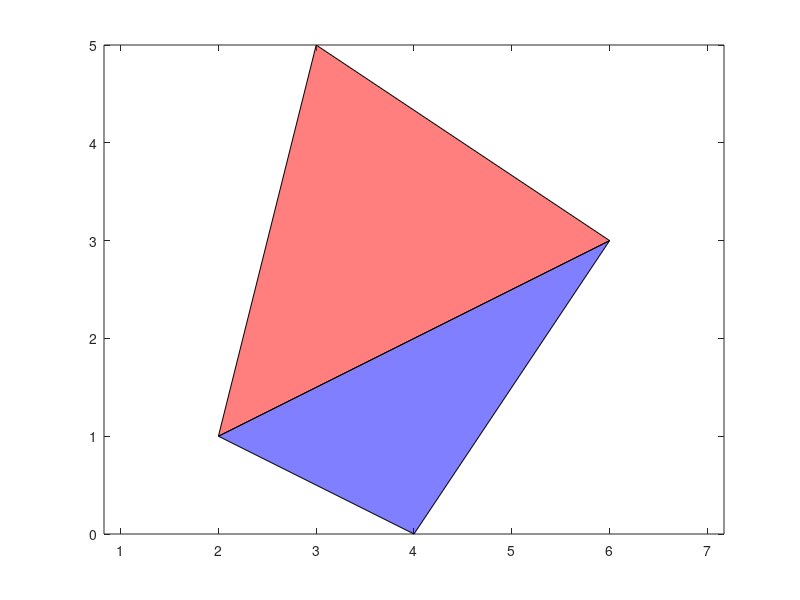

Source code (MATLAB):
figure
vertices_ineq1 = [2, 1; 4, 0; 6, 3];
vertices_ineq2 = [6, 3; 3, 5; 2, 1];

% Plot the inequalities
figure;
fill(vertices_ineq1(:, 1), vertices_ineq1(:, 2), 'b', 'FaceAlpha', 0.5);
hold on;
fill(vertices_ineq2(:, 1), vertices_ineq2(:, 2), 'r', 'FaceAlpha', 0.5);
axis equal;
return

syms x y 
%z = (15*x^2-3*x*y+10*y^2+90*x-65*y+75)/(3*x-2*y+25);
%z = 2*y^2/(y+2-x);
%z = 2*y+x-2;
%z = x*y;
%z = (90*x - 65*y - 3*x*y + 15*x^2 + 10*y^2 + 75)/(3*x - 2*y + 25)
%z = (30*x - 30*y - x*y + 5*x^2 + 5*y^2 + 25)/(x - y + 10)
figure
z = x*y
z = (8*x + 6*y - 4*x*y - 2*x^2 + 2*y^2 - 8)/(y - 2*x + 3)
z = - 4*x - 5*y - 20
z = (155*x - 5*y + 4*x*y + 35*x^2 + 5*y^2 - 100)/(7*x - y + 40)
z = (2*x^2-y^2-x*y)
ezsurf(x,y,z,[-5 5 -5 5]);
xlim([-5, 5]); % Set x-axis range from 0 to 6
ylim([-4, 4]); % Set y-axis range from 0 to 6
return


z = -exp(-x^2 ) + exp(x+0.25)
z = (336*x+672*y-12432)/sqrt(3*(-x-2*y+37))
z = (336*x+672*y-12432)/sqrt(3*(-x-2*y+37))
%ezsurf(x,y,z,[0 2 0 2]);
%ezsurf(x,y,z,[-5 1 -4 5]);
ezsurf(x,y,z,[-5 5 -5 5]);
return

vertices_ineq1 = [0, 0; 1, 0; 0, 1];
vertices_ineq2 = [-1, -1; 0, 1; 1, -1];

% Plot the inequalities
figure;
fill(vertices_ineq1(:, 1), vertices_ineq1(:, 2), 'b', 'FaceAlpha', 0.5);
hold on;
fill(vertices_ineq2(:, 1), vertices_ineq2(:, 2), 'r', 'FaceAlpha', 0.5);
axis equal;